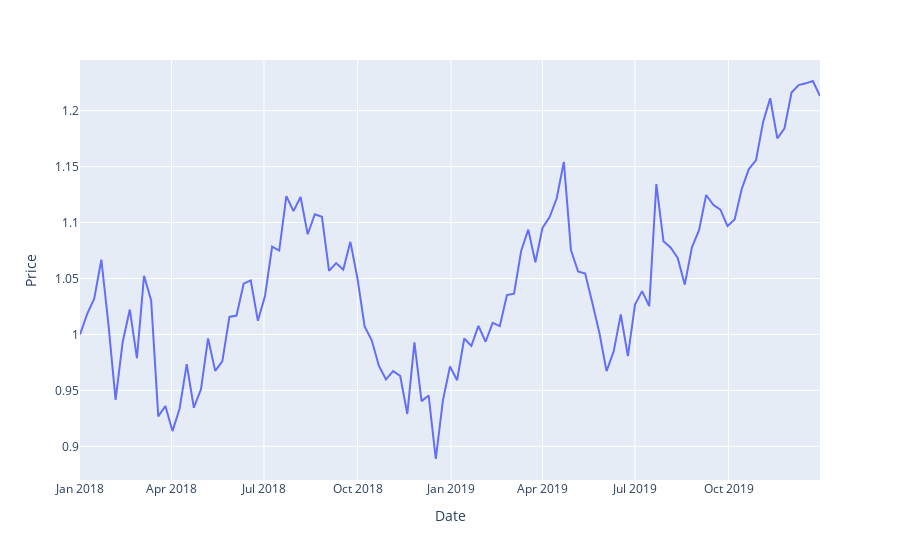

Source (notebook cell):
### Code cell
px.line(df_stocks, x="date", y="GOOG", labels={"date":"Date", "GOOG":"Price"})
